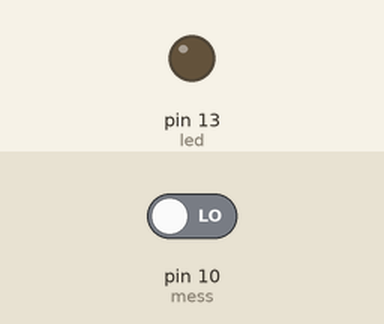
A sketch run on a simulated Arduino Uno, built with avr-gcc and run on an emulated ATmega328P. Shown: output pins drawn as LEDs (lit = HIGH). The test bench sets the inputs (shaded band); at power-on: pin 10 (mess) LOW. What the sketch prints to the serial monitor is not drawn.

Above: at 1.2 s.
1.3 s: pin 10 (mess) driven HIGH
At 2.2 s:
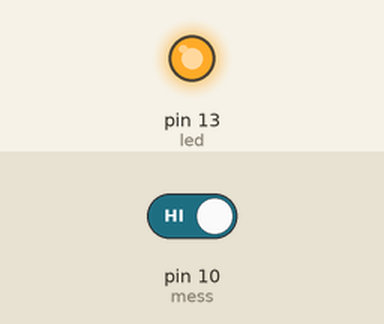
2.8 s: pin 10 (mess) driven LOW
At 3.3 s:
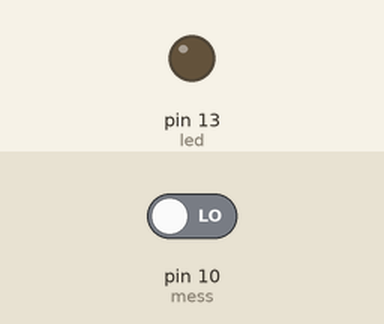
Timing chart, 0 to 5.8 s (numbered marks = the images above; inputs shaded):
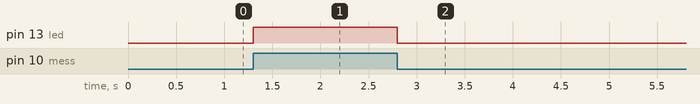

Measured:
- after the input at 1.3 s, pin 13 (led): LOW → HIGH at once
- after the input at 2.8 s, pin 13 (led): HIGH → LOW at once

The sketch:

MorseCodeToAnotherArduinoS.ino
```cpp
int mess=10;
int led=13;

static const String alpha[] = {
    ".-",   //A
    "-...", //B
    "-.-.", //C
    "-..",  //D
    ".",    //E
    "..-.", //F
    "--.",  //G
    "....", //H
    "..",   //I
    ".---", //J
    "-.-",  //K
    ".-..", //L
    "--",   //M
    "-.",   //N
    "---",  //O
    ".--.", //P
    "--.-", //Q
    ".-.",  //R
    "...",  //S
    "-",    //T
    "..-",  //U
    "...-", //V
    ".--",  //W
    "-..-", //X
    "-.--", //Y
    "--..", //Z
};
void setup() {
  // put your setup code here, to run once:
 Serial.begin(9600);
  pinMode(mess,INPUT);
  pinMode(led,OUTPUT);

}

void loop() {
  // put your main code here, to run repeatedly:
  digitalWrite(led,digitalRead(mess));
   Serial.println(digitalRead(mess));
}
```
